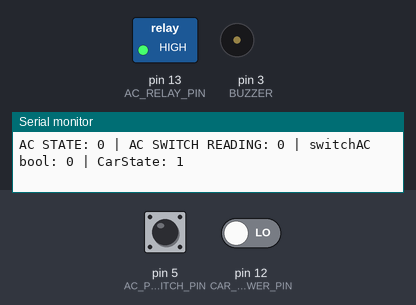
Bench run of a program on a simulated Arduino Nano, built with avr-gcc and run on an emulated ATmega328P. Parts: switched loads named in the program (green lamp = pin HIGH), buzzer (waves = sounding), the last lines printed to the serial monitor. The inputs (shaded band) are chosen by the test bench; at power-on: pin 5 (AC_POWER_SWITCH_PIN) LOW, pin 12 (CAR_POWER_PIN) LOW. Random numbers use the default seed unless the program sets one.

Above: at 1.2 s.
1.3 s: pin 5 (AC_POWER_SWITCH_PIN) pulled HIGH for 1 s
At 5.5 s:
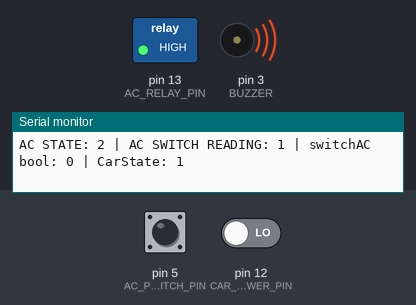
7.4 s: pin 5 (AC_POWER_SWITCH_PIN) driven LOW
Timing chart, 0 to 14.3 s (numbered marks = the images above; inputs shaded):
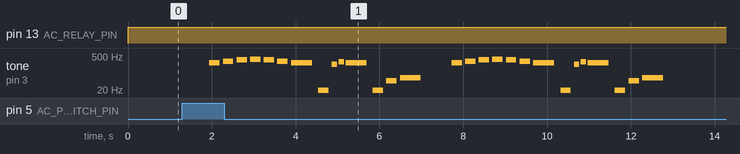

Measured:
- after the input at 1.3 s, tone on pin 3 (BUZZER): plays 262 Hz for 0.25 s, 311 Hz for 0.25 s, 349 Hz for 0.25 s, 370 Hz for 0.25 s, 349 Hz for 0.25 s, 311 Hz for 0.25 s … (14 notes in this stretch), starting after 0.64 s

The program:

main.cpp
```cpp
#include <Arduino.h>
#include <songBank.h>

// -------------------- PINS -----------------
#define CAR_POWER_PIN 12
#define AC_POWER_SWITCH_PIN 5
#define BUZZER 3
#define AC_RELAY_PIN 13

// ------------------ STATE CONSTANTS -----------------
#define IDLE 0
#define SWITCH_CONFIRM 1
#define SWITCH_CHANGE 2
#define AC_RELAY_INVERT 3
#define AC_ON_LONG 1
#define AC_ON_SHORT 11
#define AC_OFF 2
#define CLEANUP 10
#define CAR_OFF 0
#define CAR_ON 1

// ----------------- CONSTANTS --------------------
#define LOOP_TIME 0
#define ONE_SECOND 1000
#define ONE_MINUTE 60000    // 60,000 milliseconds = one minute
#define AC_ON_TIME_SHORT 3.5  // On time (minutes)
#define AC_ON_TIME_LONG 7.5 // On time (minutes)
#define AC_OFF_TIME 0.5     // Off time (minutes)

// ------------------ STATE VARIABLES ----------------
int carState;     // the state of the Car's power
int stateAC;      // the state of the AC State Machine
int timerACState; // the state of the AC Timer State Machine
bool switchAC;     // keeps track of the state of the A/C power (on / off)

// ------------------- TIMERS -----------------------
long switchConfirmTimer;
long timerAC;
long mainTimer;

// --------------------- HELPER FUNCTIONS -------------------------

/**
 * @brief Controls the logic for playing music on the Buzzer.
 *        If the AC power is on, then a song will play from the song bank.
 *        Nothing plays if the AC power is turned off.
 *
 */
void playBuzzer()
{
  int randomNumber = random(4);  // Random number 0 to 3

  if (randomNumber == 0) { // 1/3 chance that Stereo Love plays
      int size = sizeof(stereoLoveMelody) / sizeof(int);
      playSong(BUZZER, stereoLoveMelody, stereoLoveRhythm, size, stereoLoveBPM);
  }
  else {  // Play amongus
    if (random(1, 20) == 1) {   // 1/20 change that rere plays
      int size = sizeof(susMogiusgtusMelody) / sizeof(int);
      playSong(BUZZER, rereSusMogiusgtusMelody, susMogiusgtusRhythm, size, susMogiusgtusBPM);
    }
    else {
      int size = sizeof(susMogiusgtusMelody) / sizeof(int);
      playSong(BUZZER, susMogiusgtusMelody, susMogiusgtusRhythm, size, susMogiusgtusBPM);
    }
  }
}

// ---------------------- STATE MACHINES ---------------------------

/**
 * @brief State machine for the timer controlling the air conditioning.
 *        AC turns on for one minute and then turns off for 3 minutes.
 */
void timerStateMachine()
{
  switch (timerACState)
  {
  case IDLE:
    timerAC = millis();
    timerACState = AC_ON_SHORT;
    digitalWrite(AC_RELAY_PIN, HIGH);
    break;

  case AC_ON_SHORT:
    if (millis() - timerAC > ONE_MINUTE * AC_ON_TIME_SHORT)
    {
      timerACState = AC_OFF;
      digitalWrite(AC_RELAY_PIN, LOW);
      timerAC = millis();
    }
    break;

  case AC_ON_LONG:
    if (millis() - timerAC > ONE_MINUTE * AC_ON_TIME_LONG)
    {
      timerACState = AC_OFF;
      digitalWrite(AC_RELAY_PIN, LOW);
      timerAC = millis();
    }
    break;

  case AC_OFF:
    if (millis() - timerAC > ONE_MINUTE * AC_OFF_TIME && switchAC) {
      timerACState = AC_ON_SHORT;
      digitalWrite(AC_RELAY_PIN, HIGH);
      timerAC = millis();
    }
    else if (millis() - timerAC > ONE_MINUTE * AC_OFF_TIME && !switchAC) {
      timerACState = AC_ON_LONG;
      digitalWrite(AC_RELAY_PIN, HIGH);
      timerAC = millis();
    }
    break;
  }
}

/**
 * @brief The state machine for the AC power switch. Controls the logic surrounding on/off functions for the AC system
 *
 * @param switchReadingAC digital reading of the AC_POWER_SWITCH_PIN. Either [true = on] or [false = off]
 */
void stateMachineAC(bool switchReadingAC)
{
  switch (stateAC)
  {
  case IDLE:
    if (switchReadingAC != switchAC)
    {
      stateAC = SWITCH_CONFIRM; // need to confirm that switch reading is actually a flip and not just noise
      switchConfirmTimer = millis();
    }
    break;

  case SWITCH_CONFIRM:
    if (millis() - switchConfirmTimer > ONE_SECOND * 0.5)
    { // wait for half a second in order to ignore noise in signal
      if (switchReadingAC != switchAC)
      {
        stateAC = SWITCH_CHANGE; // if after 0.5 seconds the switch is still fliped, then its confirmed
      }
      else
      {
        stateAC = IDLE; // switch not flipped after 0.5 seconds, false alarm
      }
    }
    break;

  case SWITCH_CHANGE:
    switchAC = !switchAC;
    playBuzzer();
    stateAC = IDLE;
    break;
  }
}

// ----------------------- LOOPS ------------------------------------

/**
 * @brief Setup loop runs once during power-on of Arduino. Runs main loop after this one is done.
 * The loop sings the among us theme.
 */
void setup()
{
  // among us song
  Serial.begin(9600);
  pinMode(CAR_POWER_PIN, INPUT);
  pinMode(AC_POWER_SWITCH_PIN, INPUT);
  pinMode(BUZZER, OUTPUT);
  pinMode(AC_RELAY_PIN, OUTPUT);

  //digitalWrite(AC_RELAY_PIN, digitalRead(AC_POWER_SWITCH_PIN));   // sets relay to original power mode when car starts up

  stateAC = IDLE;
  timerACState = IDLE;
  carState = digitalRead(CAR_POWER_PIN);
  mainTimer = millis();
}

/**
 * @brief This loop  runs infinitely during Arduino's operation. If car is not powered, then all output pins will be set to LOW.
 *        Once car is powered again then it pretty much resets and all states will be acquired from reading signals on input pins.
 *
 */
void loop()
{
  bool carPower = 1; //digitalRead(CAR_POWER_PIN);

  switch (carState)
  {
  case CAR_OFF:
    carState = carPower;
    break;

  case CAR_ON:
    stateMachineAC(digitalRead(AC_POWER_SWITCH_PIN));
    timerStateMachine();

    if (carPower == CAR_OFF)
    {
      carState = CLEANUP;
    }
    break;

  case CLEANUP:
    digitalWrite(AC_RELAY_PIN, LOW);
    carState = CAR_OFF;
    switchAC = false;
    break;
  }

  Serial.print("AC STATE: ");
  Serial.print(stateAC);
  Serial.print(" | AC SWITCH READING: ");
  Serial.print(digitalRead(AC_POWER_SWITCH_PIN));
  Serial.print(" | switchAC bool: ");
  Serial.print(switchAC);
  Serial.print(" | CarState: ");
  Serial.print(carState);
  Serial.println("");
  mainTimer = millis();
}
```

piezo-music.h
```cpp
#define PAUSE 1
#define B0 31
#define C1 33
#define CS1 35
#define D1 37
#define DS1 39
#define E1 41
#define F1 44
#define FS1 46
#define G1 49
#define GS1 52
#define A1 55
#define AS1 58
#define B1 62
#define C2 65
#define CS2 69
#define D2 73
#define DS2 78
#define E2 82
#define F2 87
#define FS2 93
#define G2 98
#define GS2 104
#define A2 110
#define AS2 117
#define B2 123
#define C3 131
#define CS3 139
#define D3 147
#define DS3 156
#define E3 165
#define F3 175
#define FS3 185
#define G3 196
#define GS3 208
#define A3 220
#define AS3 233
#define B3 247
#define C4 262
#define CS4 277
#define D4 294
#define DS4 311
#define E4 330
#define F4 349
#define FS4 370
#define G4 392
#define GS4 415
#define A4 440
#define AS4 466
#define B4 494
#define C5 523
#define CS5 554
#define D5 587
#define DS5 622
#define E5 659
#define F5 698
#define FS5 740
#define G5 784
#define GS5 831
#define A5 880
#define AS5 932
#define B5 988
#define C6 1047
#define CS6 1109
#define D6 1175
#define DS6 1245
#define E6 1319
#define F6 1397
#define FS6 1480
#define G6 1568
#define GS6 1661
#define A6 1760
#define AS6 1865
#define B6 1976
#define C7 2093
#define CS7 2217
#define D7 2349
#define DS7 2489
#define E7 2637
#define F7 2794
#define FS7 2960
#define G7 3136
#define GS7 3322
#define A7 3520
#define AS7 3729
#define B7 3951
#define C8 4186
#define CS8 4435
#define D8 4699
#define DS8 4978

void playSong(int pin, int melody[], int rythm[], int size, int tempo)
{
    int tempoMillis = 60000 / tempo;
    for (int thisNote = 0; thisNote < size; thisNote++)
    {
        int noteDuration = tempoMillis / rythm[thisNote];
        tone(pin, melody[thisNote], noteDuration);
        int pauseBetweenNotes = noteDuration * 1.30;
        delay(pauseBetweenNotes);
        noTone(pin);
    }
}
```

songBank.h
```cpp
#include <./piezo-music.h>
// ------------------ SONG BANK -------------------------
int susMogiusgtusBPM = 30;
int susMogiusgtusMelody[] = {
    C4, DS4, F4, FS4,
    F4, DS4, C4, PAUSE,
    AS3, D4, C4,
    PAUSE,
    G1, C2};
int rereSusMogiusgtusMelody[] = {
    C4, DS4, F4, FS4,
    E4, DS4, C4, PAUSE,
    AS3, B4, C4,
    PAUSE,
    G1, C2};
int susMogiusgtusRhythm[] = {
    8, 8, 8, 8,
    8, 8, 4, 8,
    16, 16, 4,
    8,
    8, 4};

int stereoLoveBPM = 40;
int stereoLoveMelody[] = {
    GS4, PAUSE, E5, PAUSE, E5, DS5, E5, FS5, E5,
    DS5, E5, CS5, DS5, B4, CS5, A4, B4, GS4};
int stereoLoveRhythm[] = {
    8, 16, 6, 16, 8, 8, 8, 8, 8,
    8, 8, 8, 8, 8, 8, 8, 8, 2};
```
